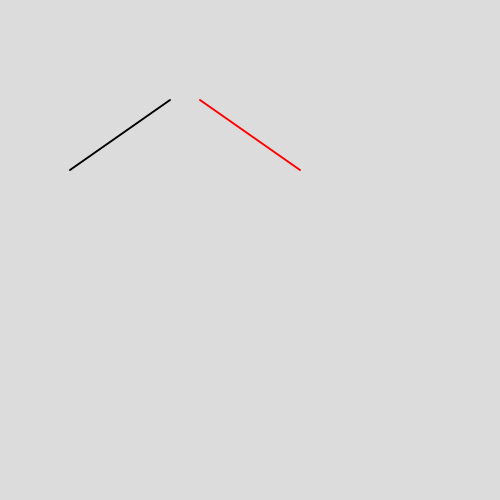
Frame 1 (no input)
Frame 60 (no input): identical to frame 1, image omitted
Frame 120 (the mouse pressed at the canvas centre since frame 60): identical to frame 1, image omitted

The p5.js sketch that drew this single still picture (run headless with seeded random() and noise() and a simulated clock; from frame 60 on, the mouse is pressed at the canvas centre):

// p5.js sketch
// ── sketch.js
function setup() {
  createCanvas(500, 500);
}

function draw() {
  background(220);
  // x_reflect(200,100,70,170);
  y_reflect(170,100,70,170);
}

function x_reflect(x1, y1,x2,y2){
  strokeWeight(2);
  stroke('black');
  s = [
    [1, 0, 0],
    [0 ,-1, 0],
    [0 , 0, 1],
  ];
  line(x1,y1,x2,y2);
  a = multiply(x1,y1,s);
  b = multiply(x2,y2,s);
  stroke('red');
  translate(0,399);
  line(a[0],a[1],b[0],b[1]);
}

function y_reflect(x1, y1,x2,y2){
  strokeWeight(2);
  stroke('black');
  s = [
    [-1, 0, 0],
    [0 , 1, 0],
    [0 , 0, 1],
  ];
  line(x1,y1,x2,y2);
  a = multiply(x1,y1,s);
  b = multiply(x2,y2,s);
  stroke('red');
  translate(370,0);
  line(a[0],a[1],b[0],b[1]);
}

function multiply(x,y,s){
  p = [
    [x],
    [y],
    [1],
  ];
  product = new Array(p.length);
  for(i = 0; i<s.length; i++){
    product[i] = new Array(1);
    for(j = 0; j<1; j++){
      product[i][j] = 0;
      for(k = 0; k<s[0].length; k++){
        product[i][j] += s[i][k] * p[k];
      }
    }
  }
  return product;
}
